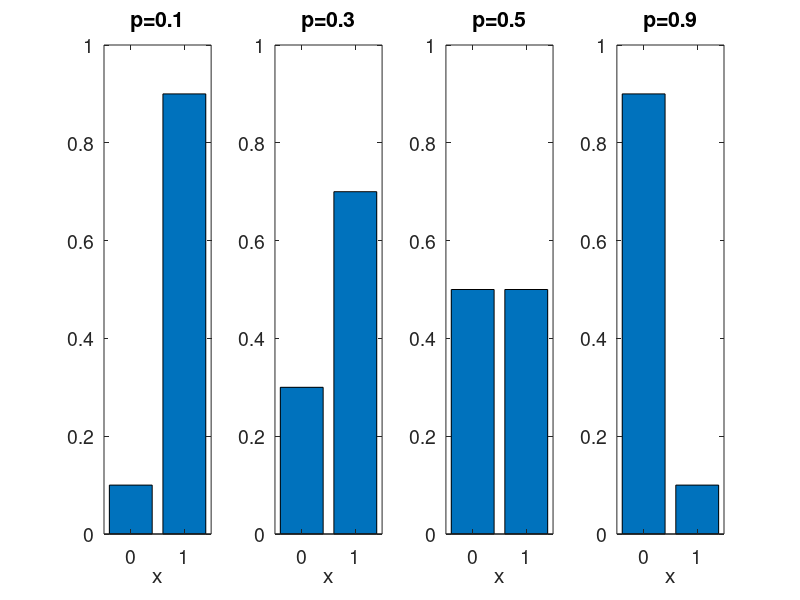

Reproduce this figure in MATLAB.
figure
set(0,'DefaultAxesFontSize',14)
p = [0.1 0.3 0.5 0.9]
for i = 1:4
    subplot(1,4,i)
    bar([0 1],[p(i) 1-p(i)])
    set(gca,'ylim',[0 1])
    title(['p=',num2str(p(i))])
    xlabel('x')
end

print Bernoulli -dpng
